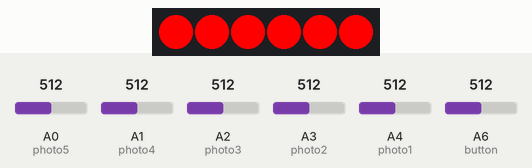
This sketch was run on a simulated Arduino Nano, built with avr-gcc and run on an emulated ATmega328P. On the bench: 6 RGB LEDs in strip order, left to right. The inputs (shaded band) are chosen by the test bench; at power-on: A4 (photo1) = 512, A6 (button) = 512, A0 (photo5) = 512, A1 (photo4) = 512, A2 (photo3) = 512, A3 (photo2) = 512. Dim RGB values are drawn brighter than linear.

Above: at 4.3 s.
4.4 s: A4 (photo1) set to 270
5.9 s: A4 (photo1) set to 238
At 6.7 s:
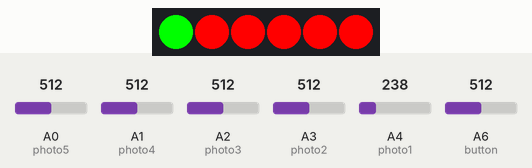
7.5 s: A6 (button) set to 610
At 7.63 s:
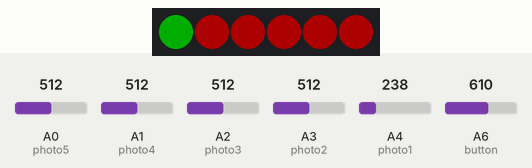
9.0 s: A0 (photo5) set to 270
11.2 s: A0 (photo5) set to 243
At 12.1 s:
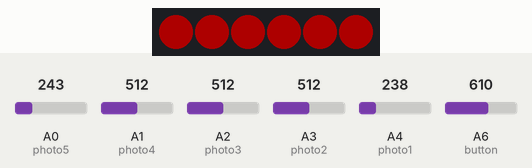
12.7 s: A0 (photo5) set to 306
At 14.4 s:
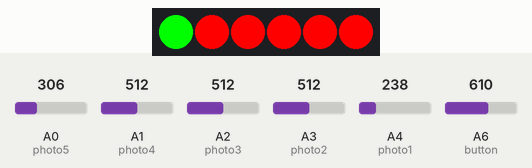
Timing chart, 0 to 16.9 s (numbered marks = the images above; inputs shaded):
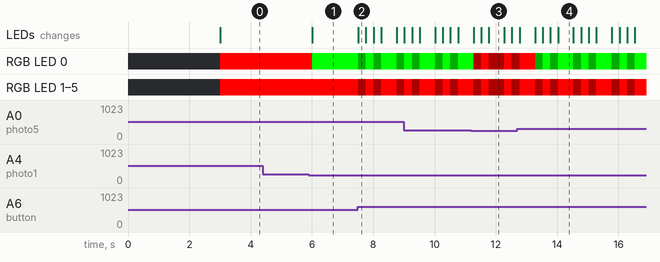

Measured:
- the behaviour switches between 256 and 255 on A4 (photo1) (found by bisection; images 0 and 1)
- the behaviour switches between 256 and 255 on A0 (photo5) (found by bisection; images 2 and 3)
- after the input at 4.4 s, every drawn part: stays the same
- after the input at 5.9 s, RGB LED 0: RGB(255, 0, 0) → RGB(0, 255, 0) after 0.11 s; the LEDs: change after 0.11 s (image 1)
- after the input at 7.5 s, RGB LED 0: goes RGB(0, 50, 0) 0.25 s, RGB(0, 255, 0) 0.25 s, RGB(0, 50, 0) 0.25 s, RGB(0, 255, 0) 0.50 s, then RGB(0, 50, 0), starting at once; RGB LED 1–5: goes RGB(50, 0, 0) 0.25 s, RGB(255, 0, 0) 0.25 s, RGB(50, 0, 0) 0.25 s, RGB(255, 0, 0) 0.50 s, then RGB(50, 0, 0), starting at once; the LEDs: change at once (image 2)
- after the input at 11.2 s, the LEDs: change after 0.07 s (image 3)
- after the input at 12.7 s, the LEDs: first differ from a run without the input after 0.58 s (image 4 shows a later state)
- what the display in image 3 shows lasts 0.5 s, from 11.8 s to 12.3 s

The sketch:

CloseUpTiny.ino
```cpp
#include <Adafruit_NeoPixel.h>

#ifdef __AVR__

#include <avr/power.h> // Required for 16 MHz Adafruit Trinket

#endif
#include <Servo.h>


Servo servo;

int photo1 = A4;
int photo2 = A3;
int photo3 = A2;
int photo4 = A1;
int photo5 = A0;
int button = A6;

int LED = 7;

//initially turn all red if light on photosensors
//check repeatedly for next sensor to go low after a certain time threshold
//if several turn low all at once, or if threshold isn't met, retrun to all red
//When all green, open, and then turn off all lights until photosensors are exposed again, then turn all red.
Adafruit_NeoPixel pixels(6, LED, NEO_GRB + NEO_KHZ800);

int  lights[] = {0, 0, 0, 0, 0, 0};
int values[] = {0, 0, 0, 0, 0};
int last = 0;
unsigned long lastTime;
int maxval = 100;
void setup() {

  #if defined(__AVR_ATtiny85__) && (F_CPU == 16000000)

  clock_prescale_set(clock_div_1);

  #endif

  pixels.begin();
  pixels.show();
  pinMode(photo1, INPUT);
  pinMode(photo2, INPUT);
  pinMode(photo3, INPUT);
  pinMode(photo4, INPUT);
  pinMode(photo5, INPUT);
  pinMode(button, INPUT);

  pinMode(LED, OUTPUT);
  lastTime = millis();
  //maxval = (analogRead(photo1) + analogRead(photo2) + analogRead(photo3) + analogRead(photo4) + analogRead(photo5))/5;

}

void loop() {

  values[0] = analogRead(photo1);
  values[1] = analogRead(photo2);
  values[2] = analogRead(photo3);
  values[3] = analogRead(photo4);
  values[4] = analogRead(photo5);

  if((values[0]+values[1] + values[2] + values[3] + values [4])<(maxval/2*5) && lights[0]==0){

  }
  else{
    if ((values[0]+values[1] + values[2] + values[3] + values [4])>(maxval/2*5) && lights[0]==0){
      //set all LEDS to red
      for (int i = 0; i<6; i++){
        lights[i] = 1;

        delay(500);
      }
      turnOnLights();
    }
    processPhoto();
    if (analogRead(button)>600){
      openBook();
    }

    int avg = 0;
    for(int i = 0; i<5; i++){

      avg = avg + values[i];
    }
    avg = avg/5;
    if(avg>maxval){
      maxval = avg;
    }


    delay(500);
  }
}

void openBook(){

  if(lights[5]!=2){

    pulse();

  }
  else{
    servo.attach(5);
    servo.write(90);
    delay(10000);

    servo.write(0);
    delay(550);
    servo.detach();
    last = 0;

     for (int i = 0; i<6; i++){
        lights[i] = 0;

      }

    turnOnLights();
  }
}
void pulse(){
      pixels.setBrightness(50);
      turnOnLights();

      delay(250);
      pixels.setBrightness(255);
      turnOnLights();
      delay(250);
      pixels.setBrightness(50);
      turnOnLights();

      delay(250);
      pixels.setBrightness(255);
      turnOnLights();
}
void processPhoto(){
  unsigned long currentTime = millis();
  boolean r = false;
  if(values[last]<(maxval/2) && last<5){
    if((currentTime - lastTime)>2000){

      lights[last] = 2;
      last = last+1;
      lastTime = currentTime;
    }
    else{
      r = true;

    }
  }
  int i = last;

  while (i<5){
    if(values[i]<(maxval/2)){
      r = true;
    }
    i = i+1;
  }
  if (r){
    resetVals();
    turnOnLights();
  }
  else{
    if(lights[4] == 2){
        turnOnLights();
        delay(500);
        lights[5] = 2;
        turnOnLights();

    }
    else{
        turnOnLights();
    }
  }

}
void resetVals(){

    last = 0;
    for (int i = 0; i<5; i++){
      lights[i] = 1;

    }
    lights[5] = 1;
    pulse();
}
void turnOnLights(){
//if 1 ->red, 2->green, 0 ->off
  boolean clr = false;
  for(int i = 0; i<6; i++){
    if(lights[i] == 1){
      pixels.setPixelColor(i, 255, 0, 0);
    }
    else{
      if(lights[i]==2){
        pixels.setPixelColor(i, 0, 255, 0);
      }
      else{
        clr = true;
      }
    }
  }
  if(clr){
    pixels.clear();
    pixels.show();
  }
  else{
    pixels.show();
  }

}
```
